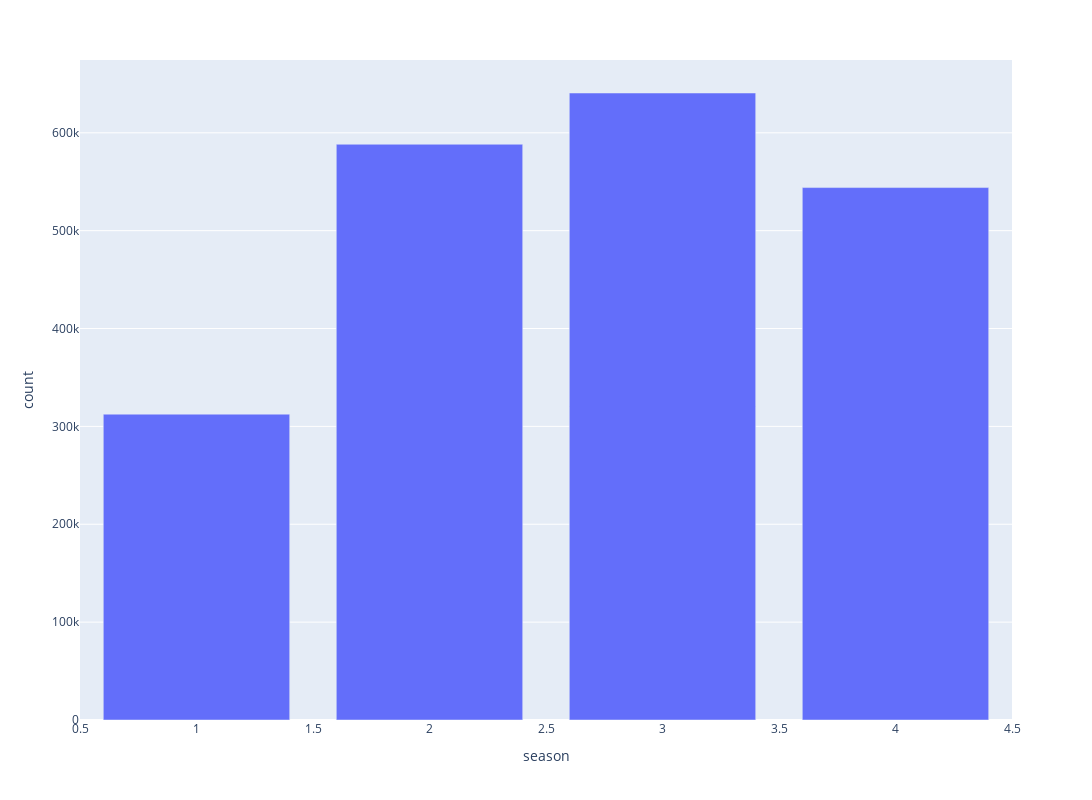

Here is the notebook cell this chart was saved with:
### Code cell
p = df.groupby('season')['count'].sum().sort_values(ascending=False).to_frame()

fig = px.bar(p, y='count')
fig.update_layout(height=800, width=1800)
#fig.update_layout(title='Total Revenue (R$) per category')
fig.show()

### Figure 1 — Plotly figure (JSON) as saved in the notebook; plotly's stock layout.template omitted (floating-point values rounded to 4 significant figures)
{"data": [{"alignmentgroup": "True", "hovertemplate": "season=%{x}<br>count=%{y}<extra></extra>", "legendgroup": "", "marker": {"color": "#636efa", "pattern": {"shape": ""}}, "name": "", "offsetgroup": "", "orientation": "v", "showlegend": false, "textposition": "auto", "type": "bar", "x": [3, 2, 4, 1], "xaxis": "x", "y": [640662, 588282, 544034, 312498], "yaxis": "y"}], "layout": {"barmode": "relative", "height": 800, "legend": {"tracegroupgap": 0}, "margin": {"t": 60}, "width": 1800, "xaxis": {"anchor": "y", "domain": [0, 1], "title": {"text": "season"}}, "yaxis": {"anchor": "x", "domain": [0, 1], "title": {"text": "count"}}}}
